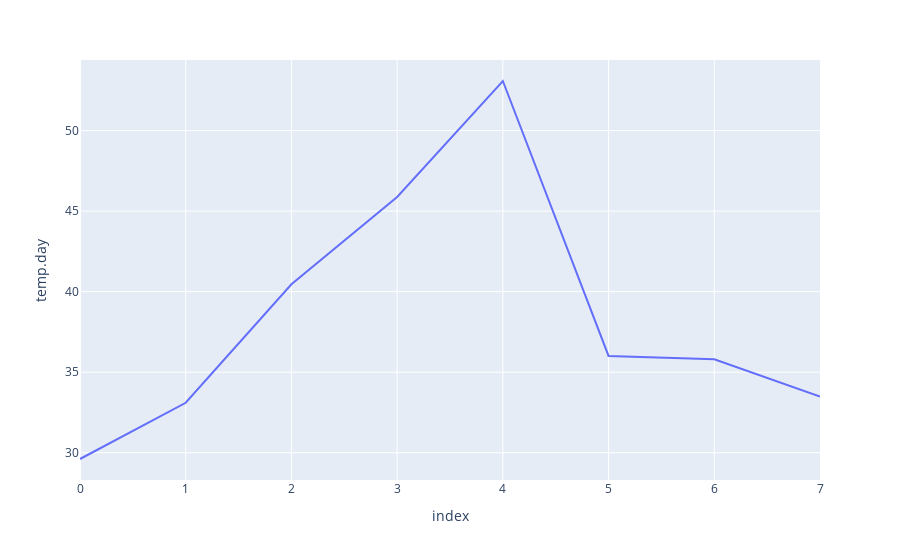

The code cell stored with this chart in its notebook:
### Markdown cell above
## Challenge 8

Plot the same line in `plotly express`

### Code cell
px.line(weather_df, y="temp.day")

### Figure 1 — Plotly figure (JSON) as saved in the notebook; plotly's stock layout.template omitted (floating-point values rounded to 4 significant figures)
{"data": [{"hovertemplate": "index=%{x}<br>temp.day=%{y}<extra></extra>", "legendgroup": "", "line": {"color": "#636efa", "dash": "solid"}, "marker": {"symbol": "circle"}, "mode": "lines", "name": "", "orientation": "v", "showlegend": false, "type": "scatter", "x": [0, 1, 2, 3, 4, 5, 6, 7], "xaxis": "x", "y": [29.61, 33.1, 40.46, 45.88, 53.08, 36.01, 35.8, 33.49], "yaxis": "y"}], "layout": {"autosize": true, "legend": {"tracegroupgap": 0}, "margin": {"t": 60}, "xaxis": {"anchor": "y", "autorange": true, "domain": [0, 1], "range": [0, 7], "title": {"text": "index"}, "type": "linear"}, "yaxis": {"anchor": "x", "autorange": true, "domain": [0, 1], "range": [28.31, 54.38], "title": {"text": "temp.day"}, "type": "linear"}}}
